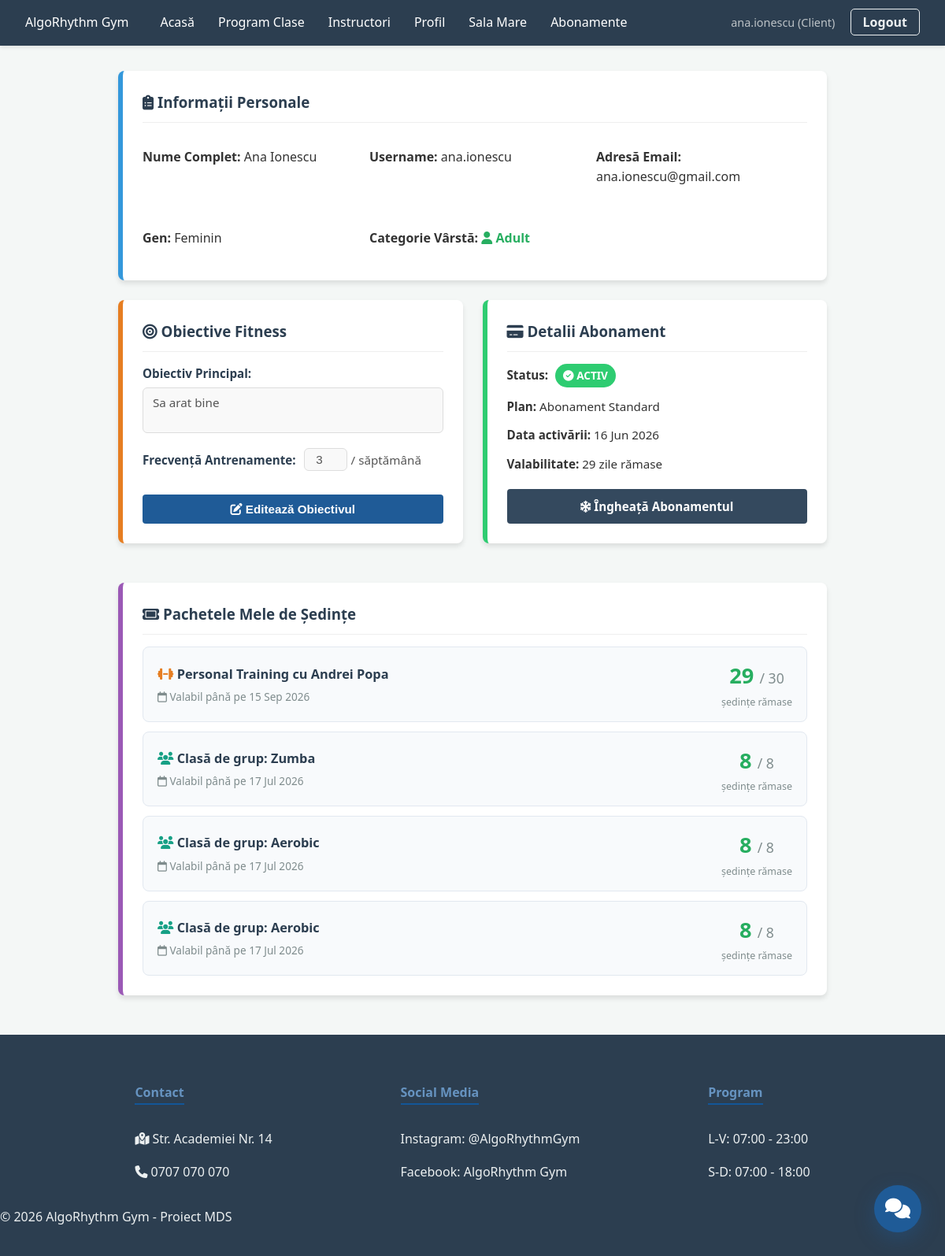
/profil/ (signed in), run on an earlier commit of the app's database.
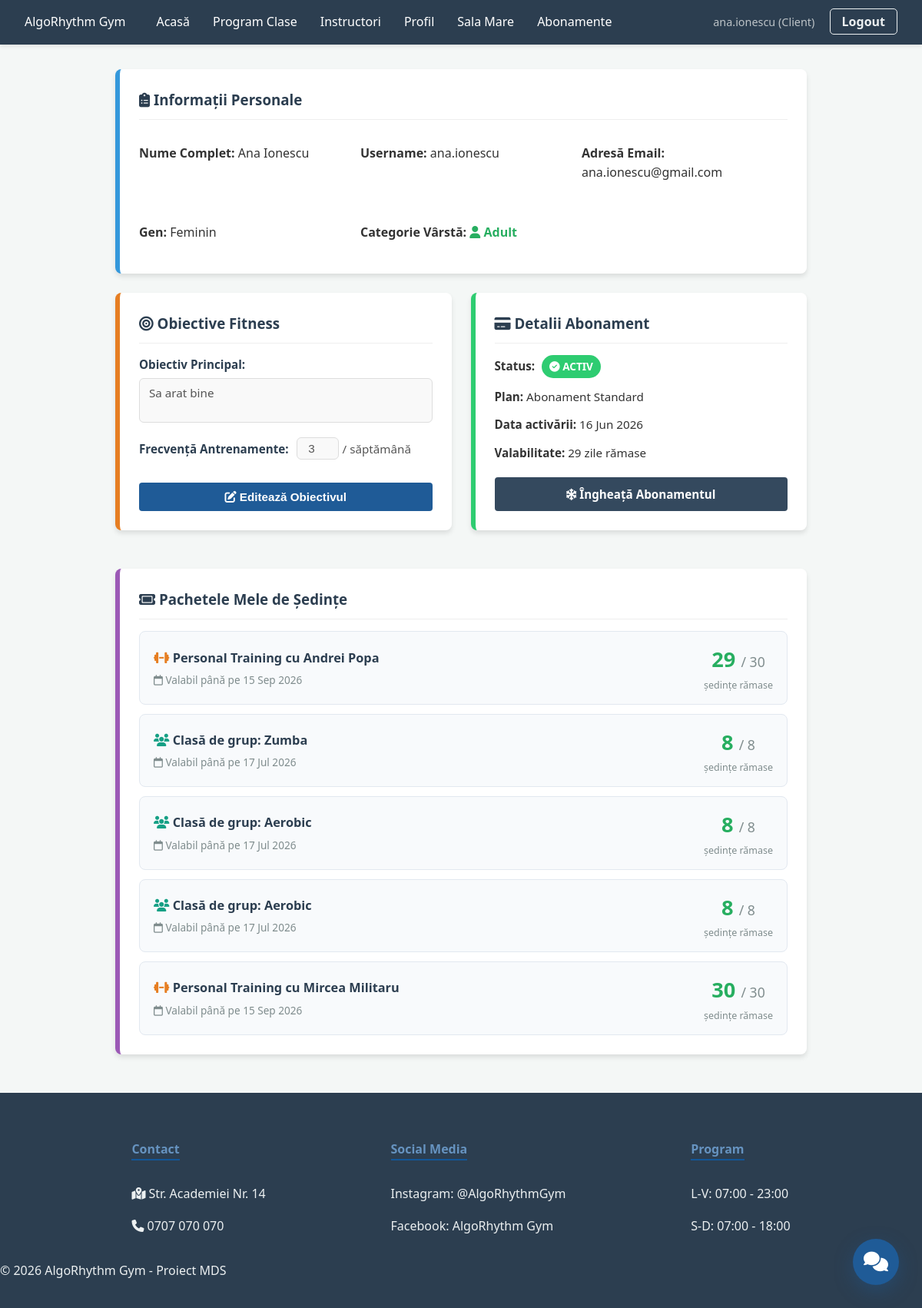
And on a later commit of the database.
### fitness_app/models.py (models this page shows, shortened)
class SessionPackage(models.Model):
    PACKAGE_TYPES = [
        ('1TO1', 'Personal Training'),
        ('GRP', 'Clasa de grup'),
    ]
    DURATION_TYPES = [
        ('1M', 'Lunar'),
        ('3M', 'Trimestrial'),
    ]
    PACKAGE_CONFIG = {
        ('1TO1', '1M'): {'sessions': 10, 'days': 30,  'price': 800.00},
        ('1TO1', '3M'): {'sessions': 30, 'days': 90,  'price': 2160.00},
        ('GRP', '1M'):  {'sessions': 8,  'days': 30,  'price': 280.00},
        ('GRP', '3M'):  {'sessions': 24, 'days': 90,  'price': 756.00},
    }
    user = models.ForeignKey(User, on_delete=models.CASCADE, related_name='packages')
    package_type = models.CharField(max_length=4, choices=PACKAGE_TYPES)
    duration = models.CharField(max_length=3, choices=DURATION_TYPES)
    instructor = models.ForeignKey(
        User, on_delete=models.CASCADE, null=True, blank=True,
        related_name='pt_packages', limit_choices_to={'role': 'INS'}
    )
    fitness_class_name = models.CharField(max_length=100, null=True, blank=True)
    total_sessions = models.PositiveIntegerField()
    sessions_used = models.PositiveIntegerField(default=0)
    price = models.DecimalField(max_digits=7, decimal_places=2)
    start_date = models.DateField()
    end_date = models.DateField()
    @property
    def sessions_left(self):
        return self.total_sessions - self.sessions_used
    @property
    def is_active(self):
        return self.end_date >= date.today() and self.sessions_left > 0

class User(AbstractUser):
    IS_INSTRUCTOR = 'INS'
    IS_CLIENT = 'CLI'
    IS_ADMIN = 'ADM'
    ROLE_CHOICES = [
        (IS_INSTRUCTOR, 'Instructor'),
        (IS_CLIENT, 'Client'),
        (IS_ADMIN, 'Admin'),
    ]
    role = models.CharField(max_length=3, choices=ROLE_CHOICES, default=IS_CLIENT)
    gender = models.CharField(max_length=10, choices=[('M', 'Masculin'), ('F', 'Feminin')], blank=True)
    is_child = models.BooleanField(default=False)
    parent = models.ForeignKey('self', on_delete=models.CASCADE, null=True, blank=True, related_name='children')
    fitness_goal = models.TextField(blank=True)
    frequency_per_week = models.IntegerField(default=0)
    experience_years = models.PositiveIntegerField(default=0, null=True, blank=True)
    bio_short = models.CharField(max_length=150, blank=True, null=True)
    profile_picture = models.ImageField(upload_to='instructors/', null=True, blank=True)
    referral_code = models.CharField(max_length=15, unique=True, blank=True, null=True)
    discounts_available = models.IntegerField(default=0)  # cate reduceri de 10% are
    first_free_session_used = models.BooleanField(default=False)

### fitness_app/views.py (the view, shortened to what this page needs)
# urls.py: path('profil/', views.profile_view, name='profile'),
@login_required
def profile_view(request):
    user = request.user
    subscription = Subscription.objects.filter(user=user).first()
    days_left = 0
    if subscription:
        end_date = subscription.end_date
        today = timezone.now().date()
        delta = end_date - today
        days_left = max(0, delta.days)
    pachete_active = [p for p in SessionPackage.objects.filter(user=user) if p.is_active]
    return render(request, 'profile.html', {
        'user': user,
        'subscription': subscription,
        'days_left': days_left,
        'pachete_active': pachete_active,
    })

### fitness_app/views.py (called while the page is built)
def instructor_context_processor(request):
    if request.user.is_authenticated:
        user_role = str(getattr(request.user, 'role', '')).upper()
        return {
            'is_instructor': (user_role == 'INSTRUCTOR' or user_role == 'INS')
        }
    return {'is_instructor': False}

### fitness_app/templates/profile.html (shortened to what the changed rows need)
{% extends 'base.html' %}
{% block content %}
<div class="container profile-wrapper">
    <div class="profile-card profile-card-packs" style="margin-top: 25px;">
        {% if pachete_active %}
            <div class="pack-list">
                {% for pachet in pachete_active %}
                <div class="pack-item">
                    <div>
                        <div class="pack-title">
                            {% if pachet.package_type == '1TO1' %}
                                <i class="fa-solid fa-dumbbell" style="color: #e67e22;"></i>
                                Personal Training cu {{ pachet.instructor.first_name }} {{ pachet.instructor.last_name }}
                            {% else %}
                                <i class="fa-solid fa-users" style="color: #16a085;"></i>
                                Clasă de grup: {{ pachet.fitness_class_name }}
                            {% endif %}
                        </div>
                        <div class="pack-validity">
                            <i class="fa-regular fa-calendar"></i> Valabil până pe {{ pachet.end_date|date:"d M Y" }}
                        </div>
                    </div>
                    <div class="pack-stats">
                        <span class="pack-count {% if pachet.sessions_left <= 2 %}pack-count-low{% else %}pack-count-high{% endif %}">
                            {{ pachet.sessions_left }}
                        </span>
                        <span class="pack-total">/ {{ pachet.total_sessions }}</span>
                        <div class="pack-desc">ședințe rămase</div>
                    </div>
                </div>
                {% endfor %}
            </div>
        {% else %}
            <div class="pack-empty">
                <p>Nu ai niciun pachet de ședințe activ.</p>
                <a href="{% url 'buy_package' %}" class="btn-buy-pack">Cumpără un pachet</a>
            </div>
        {% endif %}
    </div>
</div>
{% endblock %}

What changed in the data, as far as the page shows it:
added SessionPackage: instructor.first_name "Mircea", instructor.last_name "Militaru", end_date "15 Sep 2026", sessions_left "30", total_sessions "30"
